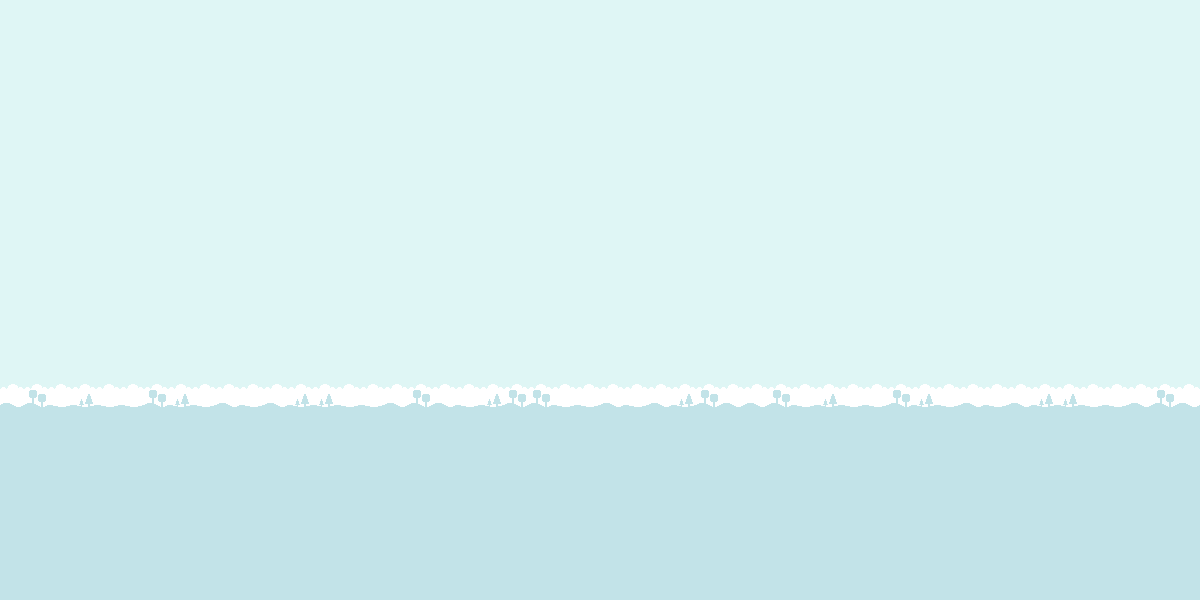

The image is a tile-based game level rendered from a .tmx file. Its description and complete source (layers, tilesets, objects, tile grids) follow:
An orthogonal 50x25 tile map with 24x24 px tiles, 1 tile layer (Tile Layer 1).

<map version="1.10" tiledversion="1.11.0" orientation="orthogonal" renderorder="right-down" width="50" height="25" tilewidth="24" tileheight="24" infinite="0" nextlayerid="2" nextobjectid="1">
 <tileset firstgid="1" name="tilemap-backgrounds" tilewidth="24" tileheight="24" spacing="1" tilecount="24" columns="8">
  <image source="../tilemap-backgrounds.png" width="199" height="74" />
 </tileset>
 <layer id="1" name="Tile Layer 1" width="50" height="25">
  <data encoding="csv">
1,1,3,4,1,1,1,1,1,1,1,1,1,1,1,1,1,1,1,1,1,1,1,1,1,1,1,1,1,1,1,1,1,1,1,1,1,1,1,1,1,1,1,1,1,1,1,1,1,1,
1,1,3,4,1,1,1,1,1,1,1,1,1,1,1,1,1,1,1,1,1,1,1,1,1,1,1,1,1,1,1,1,1,1,1,1,1,1,1,1,1,1,1,1,1,1,1,1,1,1,
1,3,4,1,1,1,1,1,1,1,1,1,1,1,1,1,1,1,1,1,1,1,1,1,1,1,1,1,1,1,1,1,1,1,1,1,1,1,1,1,1,1,1,1,1,1,1,1,1,1,
1,1,3,4,1,1,1,1,1,1,1,1,1,1,1,1,1,1,1,1,1,1,1,1,1,1,1,1,1,1,1,1,1,1,1,1,1,1,1,1,1,1,1,1,1,1,1,1,1,1,
1,1,3,4,1,1,1,1,1,1,1,1,1,1,1,1,1,1,1,1,1,1,1,1,1,1,1,1,1,1,1,1,1,1,1,1,1,1,1,1,1,1,1,1,1,1,1,1,1,1,
1,1,3,4,1,1,1,1,1,1,1,1,1,1,1,1,1,1,1,1,1,1,1,1,1,1,1,1,1,1,1,1,1,1,1,1,1,1,1,1,1,1,1,1,1,1,1,1,1,1,
1,1,3,4,1,1,1,1,1,1,1,1,1,1,1,1,1,1,1,1,1,1,1,1,1,1,1,1,1,1,1,1,1,1,1,1,1,1,1,1,1,1,1,1,1,1,1,1,1,1,
1,3,4,1,1,1,1,1,1,1,1,1,1,1,1,1,1,1,1,1,1,1,1,1,1,1,1,1,1,1,1,1,1,1,1,1,1,1,1,1,1,1,1,1,1,1,1,1,1,1,
1,1,3,4,1,1,1,1,1,1,1,1,1,1,1,1,1,1,1,1,1,1,1,1,1,1,1,1,1,1,1,1,1,1,1,1,1,1,1,1,1,1,1,1,1,1,1,1,1,1,
1,1,3,4,1,1,1,1,1,1,1,1,1,1,1,1,1,1,1,1,1,1,1,1,1,1,1,1,1,1,1,1,1,1,1,1,1,1,1,1,1,1,1,1,1,1,1,1,1,1,
1,1,3,4,1,1,1,1,1,1,1,1,1,1,1,1,1,1,1,1,1,1,1,1,1,1,1,1,1,1,1,1,1,1,1,1,1,1,1,1,1,1,1,1,1,1,1,1,1,1,
1,1,3,4,1,1,1,1,1,1,1,1,1,1,1,1,1,1,1,1,1,1,1,1,1,1,1,1,1,1,1,1,1,1,1,1,1,1,1,1,1,1,1,1,1,1,1,1,1,1,
1,3,4,1,1,1,1,1,1,1,1,1,1,1,1,1,1,1,1,1,1,1,1,1,1,1,1,1,1,1,1,1,1,1,1,1,1,1,1,1,1,1,1,1,1,1,1,1,1,1,
1,1,3,4,1,1,1,1,1,1,1,1,1,1,1,1,1,1,1,1,1,1,1,1,1,1,1,1,1,1,1,1,1,1,1,1,1,1,1,1,1,1,1,1,1,1,1,1,1,1,
1,1,3,4,1,1,1,1,1,1,1,1,1,1,1,1,1,1,1,1,1,1,1,1,1,1,1,1,1,1,1,1,1,1,1,1,1,1,1,1,1,1,1,1,1,1,1,1,1,1,
1,1,3,4,1,1,1,1,1,1,1,1,1,1,1,1,1,1,1,1,1,1,1,1,1,1,1,1,1,1,1,1,1,1,1,1,1,1,1,1,1,1,1,1,1,1,1,1,1,1,
9,10,11,12,11,11,10,12,11,9,11,9,12,12,11,11,9,10,9,11,12,10,10,11,11,9,11,9,12,10,9,9,10,11,12,11,11,10,12,11,9,11,9,12,12,11,11,9,10,9,
17,18,19,20,17,18,19,20,17,18,19,20,17,18,19,20,17,18,19,20,17,18,19,20,20,17,18,19,20,17,18,19,20,17,18,19,20,17,18,19,20,17,18,19,20,17,18,19,20,20,
17,18,19,20,17,18,19,20,17,18,19,20,17,18,19,20,17,18,19,20,17,18,19,20,20,17,18,19,20,17,18,19,20,17,18,19,20,17,18,19,20,17,18,19,20,17,18,19,20,20,
17,18,19,20,17,18,19,20,17,18,19,20,17,18,19,20,17,18,19,20,17,18,19,20,20,17,18,19,20,17,18,19,20,17,18,19,20,17,18,19,20,17,18,19,20,17,18,19,20,20,
17,18,19,20,17,18,19,20,17,18,19,20,17,18,19,20,17,18,19,20,17,18,19,20,20,17,18,19,20,17,18,19,20,17,18,19,20,17,18,19,20,17,18,19,20,17,18,19,20,20,
17,18,19,20,17,18,19,20,17,18,19,20,17,18,19,20,17,18,19,20,17,18,19,20,20,17,18,19,20,17,18,19,20,17,18,19,20,17,18,19,20,17,18,19,20,17,18,19,20,20,
17,18,19,20,17,18,19,20,17,18,19,20,17,18,19,20,17,18,19,20,17,18,19,20,20,17,18,19,20,17,18,19,20,17,18,19,20,17,18,19,20,17,18,19,20,17,18,19,20,20,
17,18,19,20,17,18,19,20,17,18,19,20,17,18,19,20,17,18,19,20,17,18,19,20,20,17,18,19,20,17,18,19,20,17,18,19,20,17,18,19,20,17,18,19,20,17,18,19,20,20,
17,18,19,20,17,18,19,20,17,18,19,20,17,18,19,20,17,18,19,20,17,18,19,20,20,17,18,19,20,17,18,19,20,17,18,19,20,17,18,19,20,17,18,19,20,17,18,19,20,20
</data>
 </layer>
</map>
